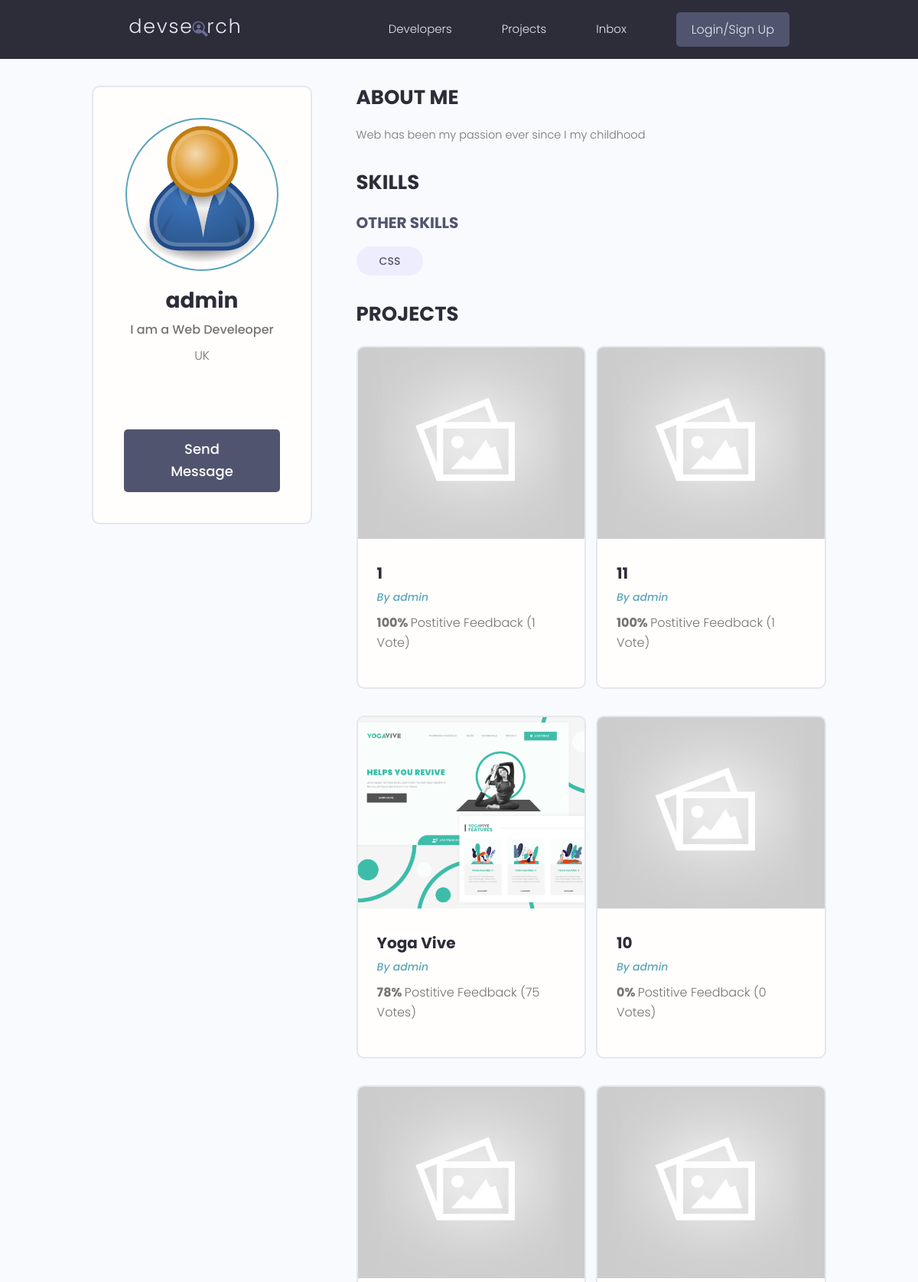
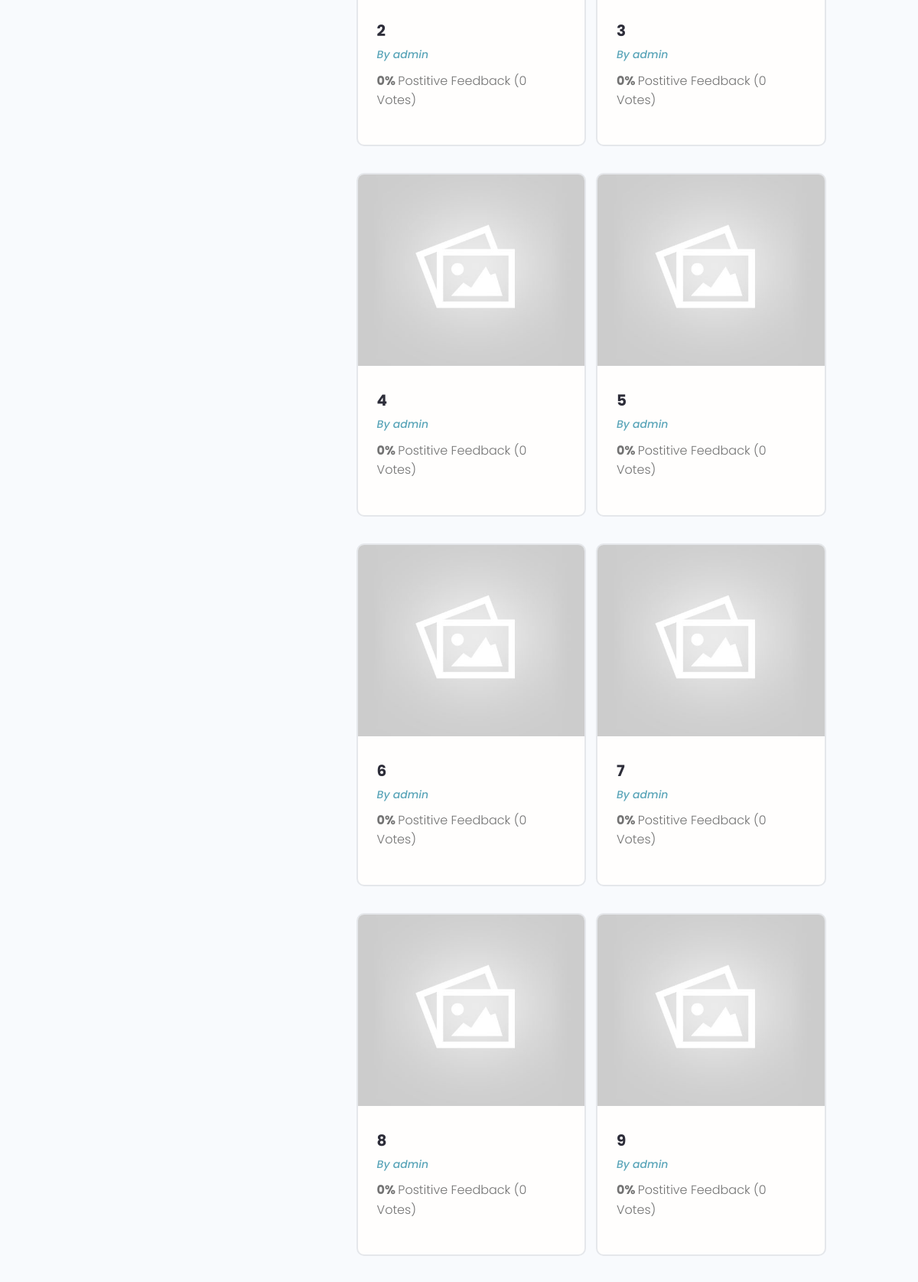
The app's page /profile/0e5729db-2b27-4f98-af36-c21960983880/ (upper part) with its own data (2 pictures, top to bottom).
### users/models.py (models this page shows, shortened)
class Profile(models.Model):
   user=models.OneToOneField(User, on_delete=models.CASCADE,null=True,blank=True)
   name=models.CharField(max_length=200,blank=True,null=True)
   email=models.EmailField(max_length=500,blank=True,null=True)
   username=models.CharField(max_length=200,blank=True,null=True)
   location=models.CharField(max_length=200,blank=True,null=True)
   shot_intro=models.CharField(max_length=200,blank=True,null=True)
   bio=models.TextField(blank=True,null=True)
   profile_image=models.ImageField(null=True,blank=True,upload_to='profiles/',default='profiles/user-default.png')
   social_github=models.CharField(max_length=200,blank=True,null=True)
   social_twitter=models.CharField(max_length=200,blank=True,null=True)
   social_linkedin=models.CharField(max_length=200,blank=True,null=True)
   social_youtube=models.CharField(max_length=200,blank=True,null=True)
   created=models.DateTimeField(auto_now_add=True)
   id=models.UUIDField(default=uuid.uuid4,unique=True,primary_key=True,editable=False)

class Skill(models.Model):
  owner=models.ForeignKey(Profile,on_delete=models.CASCADE,null=True,blank=True)
  name=models.CharField(max_length=200,blank=True,null=True)
  description=models.TextField(null=True,blank=True)
  created=models.DateTimeField(auto_now_add=True)
  id=models.UUIDField(default=uuid.uuid4,unique=True,primary_key=True,editable=False)
  def __str__(self):
     return str(self.name)

### projects/models.py (models this page shows, shortened)
class Project(models.Model):
    owner=models.ForeignKey(Profile,null=True,on_delete=models.SET_NULL)
    title=models.CharField(max_length=200)
    description=models.TextField(null=True,blank=True)
    featured_image=models.ImageField(null=True,blank=True,default="default.jpg")
    demo_link=models.CharField(max_length=2000,null=True,blank=True)
    source_link=models.CharField(max_length=2000,null=True,blank=True)
    tags=models.ManyToManyField('Tag',blank=True)
    vote_total=models.IntegerField(default=0,null=True,blank=True)
    vote_ratio=models.IntegerField(default=0,null=True,blank=True)
    created=models.DateTimeField(auto_now_add=True)
    id=models.UUIDField(default=uuid.uuid4,unique=True,primary_key=True,editable=False)
    class Meta:
      ordering=['-vote_ratio','-vote_total','title']

### users/views.py (the view)
# urls.py: path('profile/<str:pk>/',views.userProfile, name="user-profile"),
def userProfile(request,pk):
  profile=Profile.objects.get(id=pk)
  topSkills=profile.skill_set.exclude(description__exact="")
  otherSkills=profile.skill_set.filter(description="")
  context={'profile':profile,'topSkills':topSkills,'otherSkills':otherSkills}
  return render(request,'users/user-profile.html',context)

### users/templates/users/user-profile.html (shortened to what this page needs)
{% extends 'main.html' %} {% block content %}
<main class="profile my-md">
  <div class="container">
    <div class="layout">
      <div class="column column--1of3">
        <div class="card text-center">
          <div class="card__body dev">
            <img
              class="avatar avatar--xl"
              src="{{profile.profile_image.url}}"
            />
            <h2 class="dev__name">{{profile.name}}</h2>
            <p class="dev__title">{{profile.shot_intro}}</p>
            <p class="dev__location">{{profile.location}}</p>
            <ul class="dev__social">
            </ul>
            <a href="#" class="btn btn--sub btn--lg">Send Message </a>
          </div>
        </div>
      </div>
      <div class="column column--2of3">
        <div class="devInfo">
          <h3 class="devInfo__title">About Me</h3>
          <p class="devInfo__about">{{profile.bio}}</p>
        </div>
        <div class="devInfo">
          <h3 class="devInfo__title">Skills</h3>
          <div class="devInfo__skills">
            <h3 class="devInfo__subtitle">Other Skills</h3>
            <div class="devInfo__otherSkills">
              {% for skill in otherSkills %}
              <span class="tag tag--pill tag--sub tag--lg">
                <small>{{skill}} </small>
              </span>
              {% endfor %}
            </div>
          </div>
        </div>
        <div class="devInfo">
          <h3 class="devInfo__title">Projects</h3>
          <div class="grid grid--two">
            {% for project in profile.project_set.all %}
            <div class="column">
              <div class="card project">
                <a href="{% url 'singleProject' project.id %}" class="project">
                  <img
                    class="project__thumbnail"
                    src="{{project.featured_image.url}}"
                    alt="project thumbnail"
                  />
                  <div class="card__body">
                    <h3 class="project__title">{{project.title}}</h3>
                    <p>
                      <a
                        class="project__author"
                        href="{% url 'user-profile' project.owner.id %}"
                        >By {{project.owner.name}}</a
                      >
                    </p>
                    <p class="project--rating">
                      <span style="font-weight: bold"
                        >{{project.vote_ratio}}%
                      </span>
                      Postitive Feedback ({{project.vote_total}}
                      Vote{{project.vote_total|pluralize:"s"}})
                    </p>
                  </div>
                </a>
              </div>
            </div>
            {% endfor %}
          </div>
        </div>
      </div>
    </div>
  </div>
</main>
{% endblock %}

### static/styles/app.css (style rules this page uses)
:root { --color-sub: #2d2d39; }
.btn--sub { background-color: var(--color-sub-light); }
.card { border: 2px solid var(--color-light); }
img { width: 100%; }
.profile .card > .dev { padding: 4rem; }
.dev__name { color: var(--color-sub); font-size: 2.8rem; font-weight: 700; margin-top: 1rem; margin-bottom: 0.5rem; }
.dev__title { font-size: 1.6rem; font-weight: 500; line-height: 1.3; }
.dev__location { margin-top: 1rem; }
.dev__social { margin: 3rem 0; list-style: none; display: flex; justify-content: center; gap: 1.5rem; }
.devInfo { margin-bottom: 3rem; }
.devInfo__title, .devInfo__subtitle { font-size: 2.6rem; color: var(--color-sub); text-transform: uppercase; font-weight: 700; margin-bottom: 1.5rem; }
.devInfo__subtitle { font-size: 2rem; color: var(--color-sub-light); }
.devInfo__about, .devSkill__info { font-size: 1.45rem; line-height: 1.7; text-align: justify; }
.project__author { font-size: 1.4rem; font-style: italic; }
.project--rating { margin-bottom: 1.6em; margin-top: .5em; }
.project__thumbnail { height: 25rem; object-fit: cover; object-position: top center; }
.project__title { font-size: 2rem; font-weight: 700; color: var(--color-sub); }

### static/uikit/styles/modules/_variables.css (style rules this page uses)
:root { --color-main: #5aa5b9; --color-main-light: #e6faff; --color-sub: #3f4156; --color-sub-light: #51546e; --color-sub-lighter: #ededfd; --color-text: #737373; --color-gray: #8b8b8b; --color-light: #e5e7eb; --color-light-gray: #767676; --color-bg: #f8fafd; --color-white: #fffefd; --color-white-light: #f3f3f3; --color-success: #359e64; --color-success-bg: #def8e8; --color-error: #fc4b0b; --color-error-bg: #fff2ee; --font-base: 'Poppins', arial, helvetica, 'Segoe UI', roboto, ubuntu, sans-serif; --font-monospace: 'Fira Code', 'Courier New', courier, monospace; --font-regular: 300; --font-medium: 500; --font-bold: 700; --generic-shadow: 1px 1px 5px #00000010; --generic-transition: all 0.3s ease-in-out; }

### static/uikit/styles/modules/_base.css (style rules this page uses)
* { margin: 0; padding: 0; box-sizing: border-box; text-rendering: optimizeLegibility; color: inherit; font-size: inherit; }
html { font-size: 50%; }
@media only screen and (min-width: 480px) { html { font-size: 56.25%; } }
@media only screen and (min-width: 1200px) { html { font-size: 62.5%; } }
body { line-height: 1.6; font-weight: 400; font-size: 1.5rem; color: var(--color-text); background-color: var(--color-bg); min-height: 100vh; }

### static/uikit/styles/modules/_typography.css (style rules this page uses)
* { font-family: var(--font-base); }
h2 { font-size: 3.6rem; font-weight: var(--font-bold); }
h3 { font-size: 3.2rem; font-weight: var(--font-medium); }
p, span, strong { font-size: 1.6rem; color: var(--color-text); font-weight: var(--font-regular); }
a { padding-bottom: 2px; text-decoration: none; display: inline-block; color: var(--color-main); font-weight: var(--font-medium); }

### static/uikit/styles/modules/_utilities.css (style rules this page uses)
.container { width: 92%; max-width: 165rem; margin: 0 auto; box-sizing: border-box; }
@media screen and (min-width: 1000px) { .container { width: 90%; } }
@media screen and (min-width: 1200px) { .container { width: 80%; } }
.text-center { text-align: center; }
.my-md { margin: 3rem auto; }

### static/uikit/styles/modules/_avatar.css (style rules this page uses)
.avatar { border-radius: 50%; border: 2px solid var(--color-main); object-fit: cover; }
.avatar--xl { height: 20rem; width: 20rem; }

### static/uikit/styles/modules/_button.css (style rules this page uses)
.btn { display: inline-block; position: relative; cursor: pointer; background-color: var(--color-light); font-weight: var(--font-medium); color: var(--color-sub); text-decoration: none; padding: 1rem 2rem; border-radius: 0.5rem; border: none; width: -webkit-fit-content; width: -moz-fit-content; width: fit-content; height: -webkit-fit-content; height: -moz-fit-content; height: fit-content; font-size: 1.6rem; outline-width: 0; outline-color: transparent; -webkit-backface-visibility: hidden; backface-visibility: hidden; transition: all 0.3s ease-in-out; }
.btn--sub { background-color: var(--color-sub); color: var(--color-white); }
.btn--lg { font-size: 1.8rem; padding: 1.2rem 4.5rem; }

### static/uikit/styles/modules/_card.css (style rules this page uses)
.card { border-radius: 1rem; background-color: var(--color-white); border: 1.5px solid var(--color-light); width: auto; height: auto; margin-top: 0.5rem; margin-bottom: 0.5rem; overflow: hidden; }
.card__body, .card__header { padding: 2rem 2.5rem; }

### static/uikit/styles/modules/_layout.css (style rules this page uses)
.layout { display: flex; flex-flow: row wrap; justify-content: space-between; }
.layout > .column { margin-bottom: 3rem; }
.layout > .column.column--1of3 { flex-basis: 30%; }
.layout > .column.column--2of3 { flex-basis: 64%; }

### records on screen
Profile: profile_image (placeholder picture), name "admin", shot_intro "I am a Web Develeoper", location "UK", bio "Web has been my passion ever since I my childhood"
Skill: name "CSS"
Project: featured_image (placeholder picture), title "1", owner.name "admin", vote_ratio "100", vote_total "1"
Project: featured_image (placeholder picture), title "11", owner.name "admin", vote_ratio "100", vote_total "1"
Project: featured_image (picture), title "Yoga Vive", owner.name "admin", vote_ratio "78", vote_total "75"
Project: featured_image (placeholder picture), title "10", owner.name "admin", vote_ratio "0", vote_total "0"
Project: featured_image (placeholder picture), title "2", owner.name "admin", vote_ratio "0", vote_total "0"
Project: featured_image (placeholder picture), title "3", owner.name "admin", vote_ratio "0", vote_total "0"
Project: featured_image (placeholder picture), title "4", owner.name "admin", vote_ratio "0", vote_total "0"
Project: featured_image (placeholder picture), title "5", owner.name "admin", vote_ratio "0", vote_total "0"
Project: featured_image (placeholder picture), title "6", owner.name "admin", vote_ratio "0", vote_total "0"
Project: featured_image (placeholder picture), title "7", owner.name "admin", vote_ratio "0", vote_total "0"
Project: featured_image (placeholder picture), title "8", owner.name "admin", vote_ratio "0", vote_total "0"
Project: featured_image (placeholder picture), title "9", owner.name "admin", vote_ratio "0", vote_total "0"
